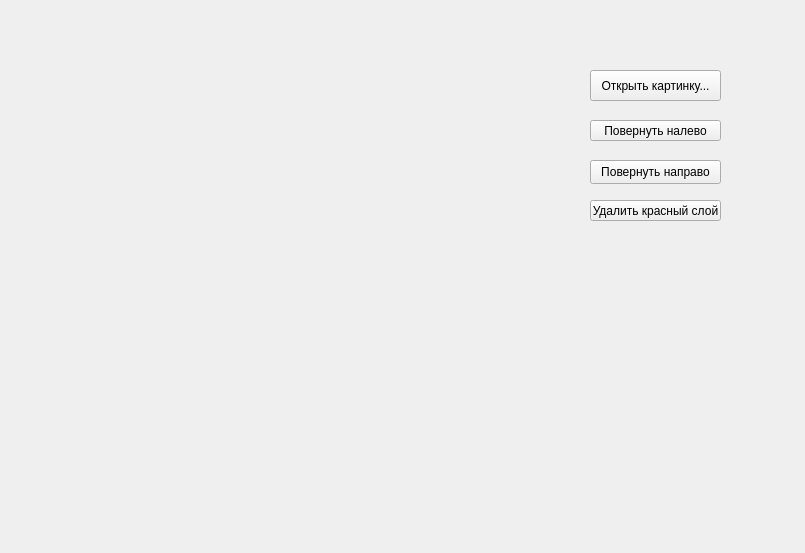
<?xml version="1.0" encoding="UTF-8"?>
<ui version="4.0">
 <class>MainWindow</class>
 <widget class="QMainWindow" name="MainWindow">
  <property name="geometry">
   <rect>
    <x>0</x>
    <y>0</y>
    <width>805</width>
    <height>553</height>
   </rect>
  </property>
  <property name="windowTitle">
   <string>MainWindow</string>
  </property>
  <widget class="QWidget" name="centralwidget">
   <widget class="QLabel" name="label_image">
    <property name="geometry">
     <rect>
      <x>150</x>
      <y>80</y>
      <width>381</width>
      <height>321</height>
     </rect>
    </property>
    <property name="text">
     <string/>
    </property>
   </widget>
   <widget class="QPushButton" name="btn_open">
    <property name="geometry">
     <rect>
      <x>590</x>
      <y>70</y>
      <width>131</width>
      <height>31</height>
     </rect>
    </property>
    <property name="text">
     <string>Открыть картинку...</string>
    </property>
   </widget>
   <widget class="QPushButton" name="btn_rotate_left">
    <property name="geometry">
     <rect>
      <x>590</x>
      <y>120</y>
      <width>131</width>
      <height>21</height>
     </rect>
    </property>
    <property name="text">
     <string>Повернуть налево</string>
    </property>
   </widget>
   <widget class="QPushButton" name="btn_rotate_right">
    <property name="geometry">
     <rect>
      <x>590</x>
      <y>160</y>
      <width>131</width>
      <height>24</height>
     </rect>
    </property>
    <property name="text">
     <string>Повернуть направо</string>
    </property>
   </widget>
   <widget class="QPushButton" name="btn_remove_red">
    <property name="geometry">
     <rect>
      <x>590</x>
      <y>200</y>
      <width>131</width>
      <height>21</height>
     </rect>
    </property>
    <property name="text">
     <string>Удалить красный слой</string>
    </property>
   </widget>
  </widget>
 </widget>
 <resources/>
 <connections/>
</ui>
